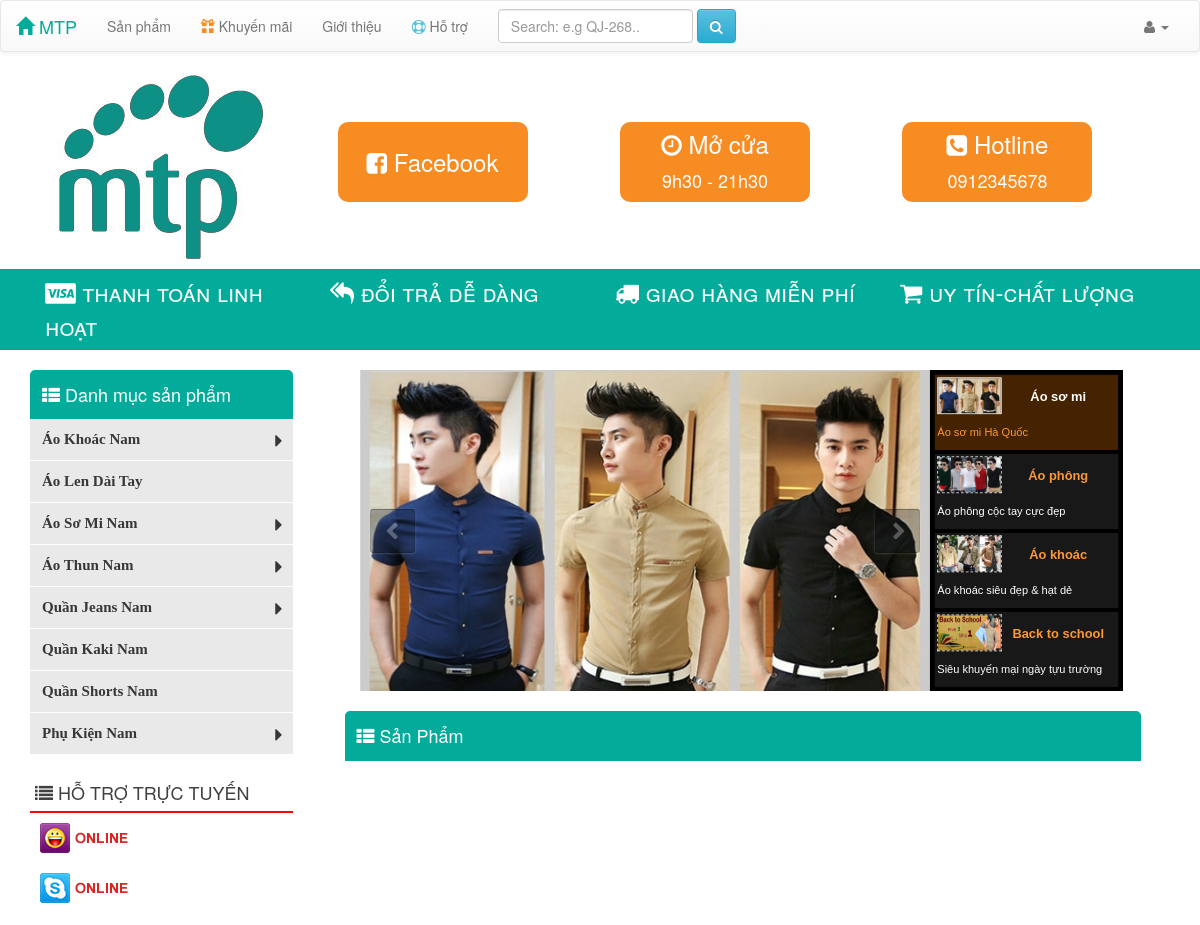
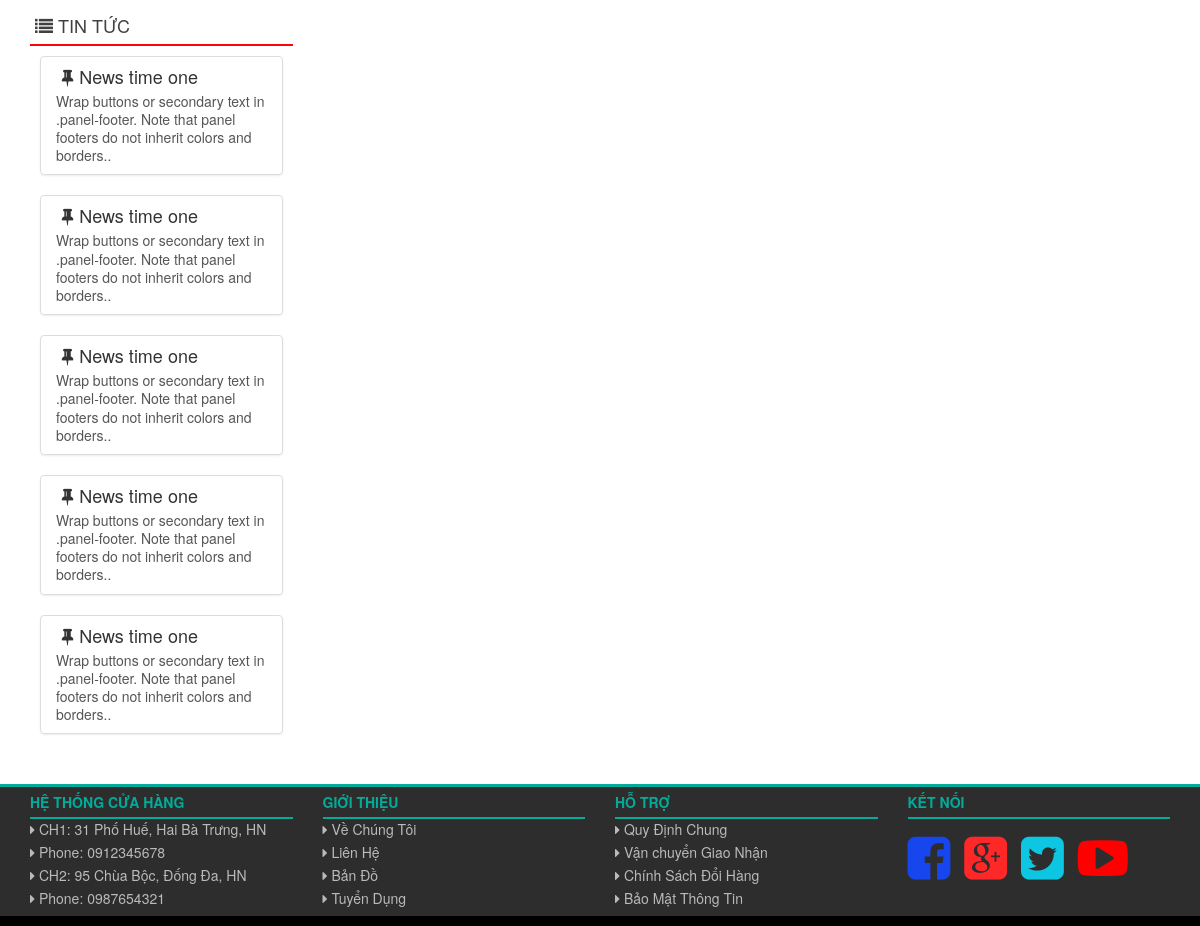
Page /index.php/catalog/index?id=1 on the committed database (2 pictures, top to bottom).
### tables this page shows
CREATE TABLE `catalog` (
  `catalogId` int(11) NOT NULL,
  `name` char(50) NOT NULL,
  `parent` int(11) DEFAULT NULL
);

### application/controllers/Catalog.php (called while the page is built, shortened)
<?php
class Catalog extends CI_Controller{
	public function __construct(){
		$this->load->helper("url");
		$this->load->library("session");
		$this->load->Model("Mshop");
		$this->load->Model("Mcatalog");
		$this->load->library("cart");
	}
	public function index(){
		$infouser = $this->session->userdata('userInfo');
		$data["email"] = $infouser;
		$data['id'] = $this->input->get('id');
		$catalog_array = $this->Mshop->getCatalog();
		$data["catalog"] = $catalog_array;
		$data['this-name'] = $this->Mcatalog->selectOne($data['id']);
		$data['title'] = $data['this-name']['0']['name'];
		$data['subcatalog'] = $this->Mcatalog->getSubCatalog($data['id']);
		$array = array($data['id']);
		if($data['subcatalog'] != 0){
			foreach ($data['subcatalog'] as $row) {
				array_push($array,$row['catalog#']);
			}
			$config['base_url'] = base_url().'index.php/catalog/index';
			$config['total_rows'] = $this->Mcatalog->count_product2($array);
			$config['per_page'] = 8;
	        $config['uri_segment'] = 3;
	        $config['num_links'] = 2;
	        $config['get'] = '?id='.$data['id'];
	        if (count($_GET) > 0) $config['suffix'] = '?' . http_build_query($_GET, '', "&");
	        $config['first_url'] = $config['base_url'].'?'.http_build_query($_GET);
	        $config['full_tag_open'] = '<nav><ul class="pagination">';
	    	$config['full_tag_close'] = '</ul></nav>';
	        $config['first_link'] = '&laquo; First';
	        $config['first_tag_open'] = '<li>';
	    	$config['first_tag_close'] = '</li>';
	    	$config['last_link'] = 'Last &raquo;';
		    $config['last_tag_open'] = '<li>';
		    $config['last_tag_close'] = '</li>';
		    $config['next_link'] = 'Next &rarr;';
		    $config['next_tag_open'] = '<li>';
		    $config['next_tag_close'] = '</li>';
		    $config['prev_link'] = '&larr; Previous';
		    $config['prev_tag_open'] = '<li>';
		    $config['prev_tag_close'] = '</li>';
	    	$config['cur_tag_open'] = '<li class="active"><a href="">';
		    $config['cur_tag_close'] = '</a></li>';
		    $config['num_tag_open'] = '<li>';
		    $config['num_tag_close'] = '</li>';
	        $this->load->library('pagination',$config);
	        $product_array = $this->Mcatalog->getProduct2($config['per_page'],$this->uri->segment(3),$array);
			$data["product"] = $product_array;
			$this->load->view("/shop/catalog-view",$data);
		}
	}
}
?>

### index.php (called while the page is built, shortened)
<?php
require_once BASEPATH.'core/CodeIgniter.php';

### application/models/Mshop.php (called while the page is built, shortened)
<?php
class Mshop extends CI_Model{
	public function getCatalog(){
		$query = $this->db->get('catalog');
		return $query->result_array();
	}
}
?>

### application/models/Mcatalog.php (called while the page is built, shortened)
<?php
class Mcatalog extends CI_Model{
	public function selectOne($id){
		$this->db->where('catalogId',$id);
		$query = $this->db->get('catalog');
		return $query->result_array();
	}
	public function getSubCatalog($id){
		$this->db->where("parent",$id);
		$query = $this->db->get('catalog');
		if($query->num_rows() > 0){
			return $query->result_array();
		}
		return 0;
	}
	public function getProduct2($total,$start,$catalog){
		$this->db->limit($total, $start);
		$this->db->where_in("catalogId",$catalog);
		$query = $this->db->get('product');
		return $query->result_array();
	}
}
?>

### application/views/shop/catalog-view.php (the view, shortened to what this page needs)
<!DOCTYPE html>
<html>
<head>
	<link type ="text/css" rel="stylesheet" href="<?php echo base_url() ?>asset/bootstrap/css/reset.css" />
	<link type ="text/css" rel="stylesheet" href="<?php echo base_url() ?>asset/bootstrap/css/bootstrap.min.css" />
	<link type ="text/css" rel="stylesheet" href="<?php echo base_url() ?>asset/bootstrap/css/bootstrap-theme.min.css" />
	<link type ="text/css" rel="stylesheet" href="<?php echo base_url() ?>asset/font-awesome/css/font-awesome.css" />
	<link type ="text/css" rel="stylesheet" href="<?php echo base_url() ?>asset/css/style-shop.css" />
    <link type ="text/css" rel="stylesheet" href="<?php echo base_url() ?>asset/css/coin-slider-styles.css"/>
    <link type ="text/css" rel="stylesheet" href="<?php echo base_url() ?>asset/css/style-product.css"/>
    <link type ="text/css" rel="stylesheet" href="<?php echo base_url() ?>asset/sweetalert/dist/sweetalert.css">
    <link type ="text/css" rel="stylesheet" href="<?php echo base_url() ?>asset/css/status-style.css">
</head>
<body>
	<?php
    if(!empty($email)){
        include 'navbar-user.php';
    }else{
        include 'navbar.php';
    }
    ?>
	<div class="container">
        <div class="row">
            <div class="col-xs-12 col-sm-3 col-md-3">
                <a href="<?php echo base_url() ?>index.php/shop">
                    <img src="<?php echo base_url() ?>asset/images/logo.jpg" style="margin-bottom:10px; margin-left: 26px;">
                </a>
            </div>
            <div class="col-xs-12 col-sm-9 col-md-9 hidden-xs">
                <div class="col-xs-12 col-sm-4 col-md-4">
                    <div class="box1">
                        <i class="fa fa-facebook-square"></i> Facebook
                    </div>
                </div>
                <div class="col-xs-12 col-sm-4 col-md-4">
                    <div class="box2">
                        <i class="fa fa-clock-o"></i> Mở cửa<br>
                        <span style="font-size: 18px;">9h30 - 21h30</span>
                    </div>
                </div>
                <div class="col-xs-12 col-sm-4 col-md-4">
                    <div class="box3">
                        <i class="fa fa-phone-square"></i> Hotline<br>
                        <span style="font-size: 18px;">0912345678</span>
                    </div>
                </div>
            </div>
        </div>
    </div>
    <div style="background:#03AC9A; width:100%; border-top:solid 1px #0D97D0; border-bottom:solid 1px #0D97D0; padding:5px;">
        <div class="container">
            <div class="row">
                <div class="col-xs-12 col-sm-12 col-md-12">
                    <div class="col-xs-12 col-sm-3 col-md-3">
                        <a href="#" style="text-decoration: none;"><span class="khauhieu"><i class="fa fa-cc-visa"></i> thanh toán linh hoạt </span></a>
                    </div>
                    <div class="col-xs-12 col-sm-3 col-md-3">
                        <a href="#" style="text-decoration: none;"><span class="khauhieu"><i class="fa fa-mail-reply-all"></i> đổi trả dễ dàng </span></a>
                    </div>
                    <div class="col-xs-12 col-sm-3 col-md-3">
                        <a href="#" style="text-decoration: none;"><span class="khauhieu"><i class="fa fa-truck"></i> giao hàng miễn phí </span></a>
                    </div>
                    <div class="col-xs-12 col-sm-3 col-md-3">
                        <a href="#" style="text-decoration: none;"><span class="khauhieu"><i class="fa fa-shopping-cart"></i> uy tín-chất lượng </span></a>
                    </div>
                </div>
            </div>
        </div>
    </div>
    <div class="container">
        <div class="row">
            <div class="col-xs-12 col-sm-3 col-md-3" style="color: #fff;">
                <div class="panel-dark"><i class="fa fa-th-list"></i> Danh mục sản phẩm</div>
                <div class="panel-dark-body panel-bg">
                    <?php include 'sidebar.php';?>
               	</div>
                <div class="panel-news hidden-xs"><i class="fa fa-list"></i> HỖ TRỢ TRỰC TUYẾN</div>
                <div class="panel-news-body hidden-xs">
                    <div style="margin-bottom: 20px;">
                        <a href="#"><img src="<?php echo base_url() ?>asset/images/yahoo-on.png"></a>
                    </div>
                    <div>
                        <a href="#"><img src="<?php echo base_url() ?>asset/images/skype-on.png"></a>
                    </div>
                </div>
                <div class="panel-news hidden-xs"><i class="fa fa-list"></i> TIN TỨC</div>
                <div class="panel-news-body hidden-xs">
                    <?php
                    for($i=0; $i<5; $i++){
                        echo '<div class="list-group">';
                        echo '<a href="#" class="list-group-item">';
                        echo '<h4 class="list-group-item-heading"><i class="fa  fa-thumb-tack fa-fw"></i>News time one</h4>';
                        echo '<p class="list-group-item-text">Wrap buttons or secondary text in
                        .panel-footer. Note that panel footers do not inherit colors and borders..
                        </p>';
                        echo '</a>';
                        echo '</div>';
                    }
                    ?>
                </div>
            </div>
            <div class="col-xs-12 col-sm-9 col-md-9" style="color: #fff;">
                <div class="hidden-xs" style="margin-top:20px; width:90%; background-color: #000; margin-left:37px;">
                </div>
                <div class="panel-dark" style="width:94%; margin-left: 22px;"><i class="fa fa-th-list"></i> Sản Phẩm</div>
                <div class="panel-dark-body2">
                </div>
            </div>
        </div>
    </div>
	<?php include 'footer.php'; ?>
</body>
</html>

### application/views/shop/sidebar.php (shortened to what this page needs)
<!DOCTYPE html>
<html>
<head>
    <link rel="stylesheet" type="text/css" href="<?php echo base_url() ?>asset/css/sidebar.css" />
</head>
<body>
    <div id="smoothmenu2" class="ddsmoothmenu-v">
    <ul>
        <?php
            foreach ($catalog as $row){
                 if($row['parent'] == null){
                    echo '<li><a href ="'.base_url().'index.php/catalog/index?id='.$row['catalogId'].'">';
                    echo $row['name'];
                    foreach ($catalog as $row2){
                        if($row2['parent'] == $row['catalogId']){
                            echo '<i class="fa fa-caret-right" style="position: absolute; right:10px; font-size:20px;"></i></a>';
                            break;
                        }
                    }
                    echo '</li>';
                }
            }
        ?>
    </ul>
</div>
</body>
</html>

### asset/css/style-shop.css (style rules this page uses)
.khauhieu { color: #fff; font-size:24px; font-variant:small-caps; }
.panel-dark { padding: 10px; margin-top: 20px; font-size: 18px; background-color:#03AC9A; border: 2px solid #03AC9A; border-top-left-radius:5px;border-top-right-radius:5px; }
.panel-dark-body { padding: 0px; border: 0px solid #03AC9A; border-top:none; }
.panel-dark-body2 { padding: 10px; border: none; }
.panel-bg { background-color: #E9E9E9 }
.panel-news { padding: 5px; margin-top: 20px; font-size: 18px; border-bottom: 2px solid #FA0606; color: #404040; }
.panel-news-body { padding: 10px; }
.box1 { height: 80px; width: 190px; margin-top: 50px; padding: 5px; border-radius: 10px; background-color: #F68C22; color:#fff; line-height: 70px; font-size: 24px; text-align: center; }
.box2 { height: 80px; width: 190px; margin-top: 50px; padding: 5px; border-radius: 10px; background-color: #F68C22; color:#fff; font-size: 24px; text-align: center; }
.box3 { height: 80px; width: 190px; margin-top: 50px; padding: 5px; border-radius: 10px; background-color: #F68C22; color:#fff; font-size: 24px; text-align: center; }

### asset/css/sidebar.css (style rules this page uses)
.ddsmoothmenu-v { display: none; }
.ddsmoothmenu-v ul { margin: 0; padding: 0px; width: 100%; list-style-type: none; font: bold 12px Verdana; }
.ddsmoothmenu-v ul li { position: relative; float: none; }
.ddsmoothmenu-v ul li a { display: block; overflow: auto; color: white; text-decoration: none; padding: 6px 23px 6px 6px; border-bottom: 1px solid #fff; }
.ddsmoothmenu-v ul li a:link, .ddsmoothmenu-v ul li a:visited, .ddsmoothmenu-v ul li a:active { background: #E9E9E9; color: #373737; padding: 12px; font-size: 15px; }

### application/views/shop/footer.php (style rules this page uses)
a { color:#BABABA; text-decoration: none; }

### rows in the picture
catalog: name "Áo Khoác Nam"
catalog: name "Áo Len Dài Tay"
catalog: name "Áo Sơ Mi Nam"
catalog: name "Áo Thun Nam"
catalog: name "Quần Jeans Nam"
catalog: name "Quần Kaki Nam"
catalog: name "Quần Shorts Nam"
catalog: name "Phụ Kiện Nam"
